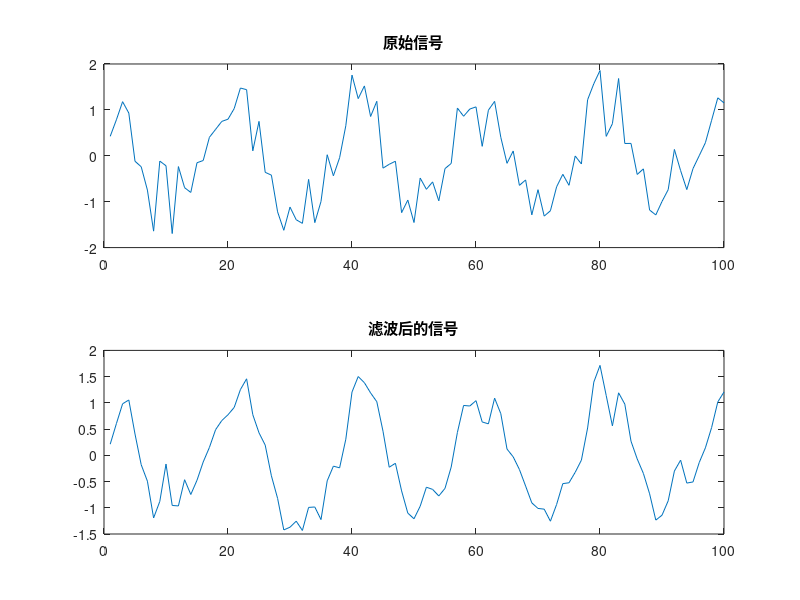

Source code (MATLAB):
% 滤波器系数，需要根据具体要求来定义
p = [0.5 0.5]; % 假定的滤波器分子系数
d = 1; % 假定的滤波器分母系数

% 生成一个示例信号
N = 100; % 信号长度
x = cos(2 * pi * 0.05 * (0:N-1)) + 0.5 * randn(1, N); % 一个频率的余弦信号加上噪声

% 应用滤波器
y = filter(p, d, x);

% 绘制原始信号和滤波后的信号
figure;
subplot(2, 1, 1);
plot(x);
title('原始信号');

subplot(2, 1, 2);
plot(y);
title('滤波后的信号');
